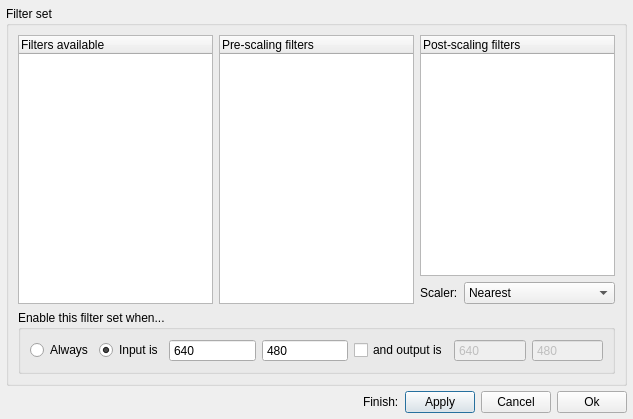
<?xml version="1.0" encoding="UTF-8"?>
<ui version="4.0">
 <class>FilterSetDialog</class>
 <widget class="QDialog" name="FilterSetDialog">
  <property name="geometry">
   <rect>
    <x>0</x>
    <y>0</y>
    <width>633</width>
    <height>419</height>
   </rect>
  </property>
  <property name="windowTitle">
   <string>Dialog</string>
  </property>
  <layout class="QVBoxLayout" name="verticalLayout_7">
   <property name="spacing">
    <number>0</number>
   </property>
   <property name="leftMargin">
    <number>6</number>
   </property>
   <property name="topMargin">
    <number>6</number>
   </property>
   <property name="rightMargin">
    <number>6</number>
   </property>
   <property name="bottomMargin">
    <number>6</number>
   </property>
   <item>
    <widget class="QGroupBox" name="groupBox">
     <property name="title">
      <string>Filter set</string>
     </property>
     <layout class="QVBoxLayout" name="verticalLayout_2">
      <item>
       <layout class="QHBoxLayout" name="horizontalLayout_2">
        <item>
         <widget class="QTreeWidget" name="listWidget_filterList">
          <property name="frameShape">
           <enum>QFrame::StyledPanel</enum>
          </property>
          <property name="verticalScrollBarPolicy">
           <enum>Qt::ScrollBarAsNeeded</enum>
          </property>
          <property name="horizontalScrollBarPolicy">
           <enum>Qt::ScrollBarAsNeeded</enum>
          </property>
          <property name="dragDropMode">
           <enum>QAbstractItemView::DragDrop</enum>
          </property>
          <property name="defaultDropAction">
           <enum>Qt::IgnoreAction</enum>
          </property>
          <property name="verticalScrollMode">
           <enum>QAbstractItemView::ScrollPerPixel</enum>
          </property>
          <property name="rootIsDecorated">
           <bool>false</bool>
          </property>
          <column>
           <property name="text">
            <string>Filters available</string>
           </property>
          </column>
         </widget>
        </item>
        <item>
         <widget class="QTreeWidget" name="treeWidget_preFilters">
          <property name="verticalScrollBarPolicy">
           <enum>Qt::ScrollBarAsNeeded</enum>
          </property>
          <property name="horizontalScrollBarPolicy">
           <enum>Qt::ScrollBarAsNeeded</enum>
          </property>
          <property name="dragEnabled">
           <bool>true</bool>
          </property>
          <property name="dragDropMode">
           <enum>QAbstractItemView::DragDrop</enum>
          </property>
          <property name="defaultDropAction">
           <enum>Qt::MoveAction</enum>
          </property>
          <property name="alternatingRowColors">
           <bool>false</bool>
          </property>
          <property name="selectionBehavior">
           <enum>QAbstractItemView::SelectItems</enum>
          </property>
          <property name="verticalScrollMode">
           <enum>QAbstractItemView::ScrollPerPixel</enum>
          </property>
          <property name="rootIsDecorated">
           <bool>false</bool>
          </property>
          <column>
           <property name="text">
            <string>Pre-scaling filters</string>
           </property>
          </column>
         </widget>
        </item>
        <item>
         <layout class="QVBoxLayout" name="verticalLayout">
          <item>
           <widget class="QTreeWidget" name="treeWidget_postFilters">
            <property name="verticalScrollBarPolicy">
             <enum>Qt::ScrollBarAsNeeded</enum>
            </property>
            <property name="dragEnabled">
             <bool>true</bool>
            </property>
            <property name="dragDropMode">
             <enum>QAbstractItemView::DragDrop</enum>
            </property>
            <property name="defaultDropAction">
             <enum>Qt::MoveAction</enum>
            </property>
            <property name="alternatingRowColors">
             <bool>false</bool>
            </property>
            <property name="selectionBehavior">
             <enum>QAbstractItemView::SelectItems</enum>
            </property>
            <property name="verticalScrollMode">
             <enum>QAbstractItemView::ScrollPerPixel</enum>
            </property>
            <property name="rootIsDecorated">
             <bool>false</bool>
            </property>
            <column>
             <property name="text">
              <string>Post-scaling filters</string>
             </property>
            </column>
           </widget>
          </item>
          <item>
           <layout class="QHBoxLayout" name="horizontalLayout">
            <item>
             <widget class="QLabel" name="label_2">
              <property name="text">
               <string>Scaler:</string>
              </property>
             </widget>
            </item>
            <item>
             <widget class="QComboBox" name="comboBox_scaler">
              <property name="sizePolicy">
               <sizepolicy hsizetype="Expanding" vsizetype="Preferred">
                <horstretch>0</horstretch>
                <verstretch>0</verstretch>
               </sizepolicy>
              </property>
              <item>
               <property name="text">
                <string>Nearest</string>
               </property>
              </item>
              <item>
               <property name="text">
                <string>Linear</string>
               </property>
              </item>
              <item>
               <property name="text">
                <string>Area</string>
               </property>
              </item>
             </widget>
            </item>
           </layout>
          </item>
         </layout>
        </item>
       </layout>
      </item>
      <item>
       <widget class="QGroupBox" name="groupBox_3">
        <property name="title">
         <string>Enable this filter set when...</string>
        </property>
        <layout class="QVBoxLayout" name="verticalLayout_6">
         <item>
          <layout class="QHBoxLayout" name="horizontalLayout_4">
           <item>
            <widget class="QRadioButton" name="radioButton_activeAlways">
             <property name="text">
              <string>Always</string>
             </property>
             <property name="checked">
              <bool>false</bool>
             </property>
            </widget>
           </item>
           <item>
            <layout class="QHBoxLayout" name="horizontalLayout_3">
             <item>
              <widget class="QRadioButton" name="radioButton_activeIn">
               <property name="text">
                <string>Input is</string>
               </property>
               <property name="checked">
                <bool>true</bool>
               </property>
              </widget>
             </item>
             <item>
              <layout class="QHBoxLayout" name="horizontalLayout_9">
               <item>
                <widget class="QSpinBox" name="spinBox_inputX">
                 <property name="sizePolicy">
                  <sizepolicy hsizetype="Expanding" vsizetype="Fixed">
                   <horstretch>0</horstretch>
                   <verstretch>0</verstretch>
                  </sizepolicy>
                 </property>
                 <property name="buttonSymbols">
                  <enum>QAbstractSpinBox::NoButtons</enum>
                 </property>
                 <property name="maximum">
                  <number>9999</number>
                 </property>
                 <property name="value">
                  <number>640</number>
                 </property>
                </widget>
               </item>
               <item>
                <widget class="QSpinBox" name="spinBox_inputY">
                 <property name="sizePolicy">
                  <sizepolicy hsizetype="Expanding" vsizetype="Fixed">
                   <horstretch>0</horstretch>
                   <verstretch>0</verstretch>
                  </sizepolicy>
                 </property>
                 <property name="buttonSymbols">
                  <enum>QAbstractSpinBox::NoButtons</enum>
                 </property>
                 <property name="maximum">
                  <number>9999</number>
                 </property>
                 <property name="value">
                  <number>480</number>
                 </property>
                </widget>
               </item>
              </layout>
             </item>
            </layout>
           </item>
           <item>
            <layout class="QHBoxLayout" name="horizontalLayout_10">
             <item>
              <widget class="QCheckBox" name="checkBox_activeOut">
               <property name="enabled">
                <bool>true</bool>
               </property>
               <property name="text">
                <string>and output is</string>
               </property>
              </widget>
             </item>
             <item>
              <widget class="QSpinBox" name="spinBox_outputX">
               <property name="enabled">
                <bool>false</bool>
               </property>
               <property name="sizePolicy">
                <sizepolicy hsizetype="Expanding" vsizetype="Fixed">
                 <horstretch>0</horstretch>
                 <verstretch>0</verstretch>
                </sizepolicy>
               </property>
               <property name="buttonSymbols">
                <enum>QAbstractSpinBox::NoButtons</enum>
               </property>
               <property name="maximum">
                <number>9999</number>
               </property>
               <property name="value">
                <number>640</number>
               </property>
              </widget>
             </item>
             <item>
              <widget class="QSpinBox" name="spinBox_outputY">
               <property name="enabled">
                <bool>false</bool>
               </property>
               <property name="sizePolicy">
                <sizepolicy hsizetype="Expanding" vsizetype="Fixed">
                 <horstretch>0</horstretch>
                 <verstretch>0</verstretch>
                </sizepolicy>
               </property>
               <property name="buttonSymbols">
                <enum>QAbstractSpinBox::NoButtons</enum>
               </property>
               <property name="maximum">
                <number>9999</number>
               </property>
               <property name="value">
                <number>480</number>
               </property>
              </widget>
             </item>
            </layout>
           </item>
          </layout>
         </item>
        </layout>
       </widget>
      </item>
     </layout>
    </widget>
   </item>
   <item>
    <spacer name="verticalSpacer">
     <property name="orientation">
      <enum>Qt::Vertical</enum>
     </property>
     <property name="sizeType">
      <enum>QSizePolicy::Fixed</enum>
     </property>
     <property name="sizeHint" stdset="0">
      <size>
       <width>5</width>
       <height>5</height>
      </size>
     </property>
    </spacer>
   </item>
   <item>
    <layout class="QHBoxLayout" name="horizontalLayout_6">
     <item>
      <spacer name="horizontalSpacer">
       <property name="orientation">
        <enum>Qt::Horizontal</enum>
       </property>
       <property name="sizeHint" stdset="0">
        <size>
         <width>9000</width>
         <height>20</height>
        </size>
       </property>
      </spacer>
     </item>
     <item>
      <layout class="QHBoxLayout" name="horizontalLayout_5" stretch="0,0,1,0,1,0,1">
       <item>
        <widget class="QLabel" name="label">
         <property name="text">
          <string>Finish:</string>
         </property>
        </widget>
       </item>
       <item>
        <spacer name="horizontalSpacer_4">
         <property name="orientation">
          <enum>Qt::Horizontal</enum>
         </property>
         <property name="sizeType">
          <enum>QSizePolicy::Fixed</enum>
         </property>
         <property name="sizeHint" stdset="0">
          <size>
           <width>6</width>
           <height>20</height>
          </size>
         </property>
        </spacer>
       </item>
       <item>
        <widget class="QPushButton" name="pushButton_apply">
         <property name="sizePolicy">
          <sizepolicy hsizetype="Preferred" vsizetype="Fixed">
           <horstretch>0</horstretch>
           <verstretch>0</verstretch>
          </sizepolicy>
         </property>
         <property name="minimumSize">
          <size>
           <width>70</width>
           <height>0</height>
          </size>
         </property>
         <property name="text">
          <string>Apply</string>
         </property>
        </widget>
       </item>
       <item>
        <spacer name="horizontalSpacer_2">
         <property name="orientation">
          <enum>Qt::Horizontal</enum>
         </property>
         <property name="sizeType">
          <enum>QSizePolicy::Fixed</enum>
         </property>
         <property name="sizeHint" stdset="0">
          <size>
           <width>6</width>
           <height>20</height>
          </size>
         </property>
        </spacer>
       </item>
       <item>
        <widget class="QPushButton" name="pushButton_cancel">
         <property name="sizePolicy">
          <sizepolicy hsizetype="Preferred" vsizetype="Fixed">
           <horstretch>0</horstretch>
           <verstretch>0</verstretch>
          </sizepolicy>
         </property>
         <property name="minimumSize">
          <size>
           <width>70</width>
           <height>0</height>
          </size>
         </property>
         <property name="text">
          <string>Cancel</string>
         </property>
        </widget>
       </item>
       <item>
        <spacer name="horizontalSpacer_3">
         <property name="orientation">
          <enum>Qt::Horizontal</enum>
         </property>
         <property name="sizeType">
          <enum>QSizePolicy::Fixed</enum>
         </property>
         <property name="sizeHint" stdset="0">
          <size>
           <width>6</width>
           <height>20</height>
          </size>
         </property>
        </spacer>
       </item>
       <item>
        <widget class="QPushButton" name="pushButton_ok">
         <property name="sizePolicy">
          <sizepolicy hsizetype="Preferred" vsizetype="Fixed">
           <horstretch>0</horstretch>
           <verstretch>0</verstretch>
          </sizepolicy>
         </property>
         <property name="minimumSize">
          <size>
           <width>70</width>
           <height>0</height>
          </size>
         </property>
         <property name="text">
          <string>Ok</string>
         </property>
        </widget>
       </item>
      </layout>
     </item>
    </layout>
   </item>
  </layout>
 </widget>
 <tabstops>
  <tabstop>radioButton_activeIn</tabstop>
  <tabstop>spinBox_inputX</tabstop>
  <tabstop>spinBox_inputY</tabstop>
  <tabstop>checkBox_activeOut</tabstop>
  <tabstop>spinBox_outputX</tabstop>
  <tabstop>spinBox_outputY</tabstop>
  <tabstop>radioButton_activeAlways</tabstop>
  <tabstop>treeWidget_preFilters</tabstop>
  <tabstop>treeWidget_postFilters</tabstop>
  <tabstop>comboBox_scaler</tabstop>
 </tabstops>
 <resources/>
 <connections/>
</ui>
